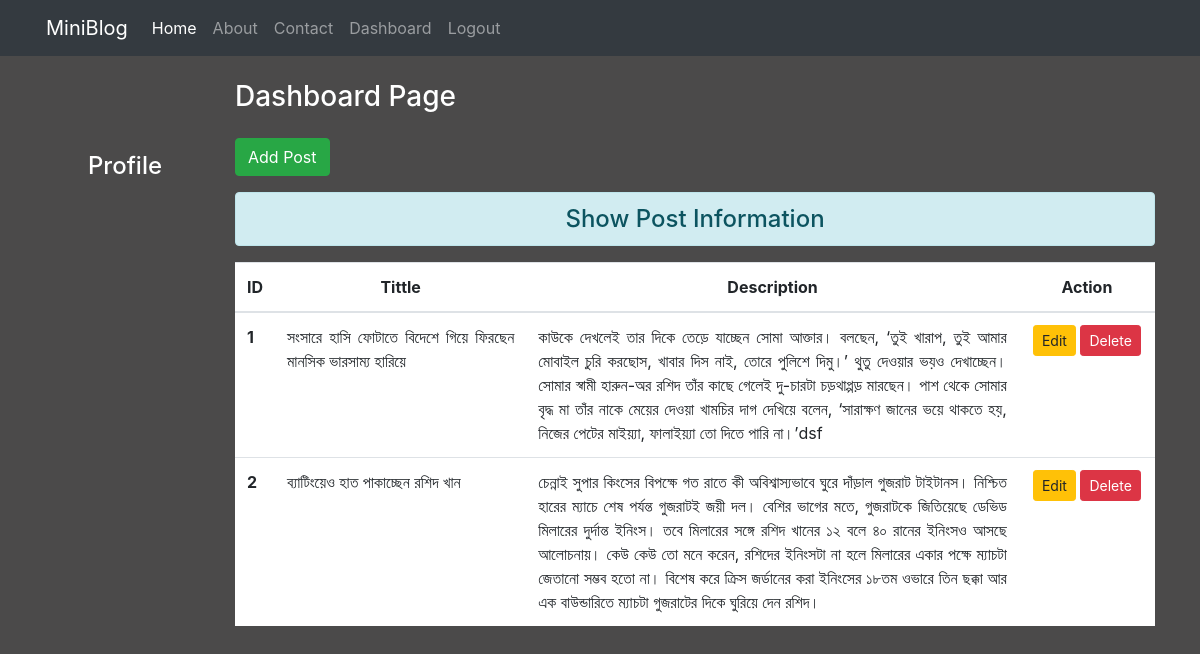
The page /dashboard/ (signed in) on the database its author committed.
### blog/models.py (models this page shows)
class Post(models.Model):
    uname = models.CharField(max_length=130, default='admin')
    title = models.CharField(max_length=150)
    desc = models.TextField()

### blog/views.py (the view)
# urls.py: path('dashboard/', views.dashboard, name= "dashboard"),
def dashboard(request):
    if request.user.is_authenticated:
        user = request.user
        if user.is_superuser == True:
            posts = Post.objects.all()
        else:
            posts= Post.objects.filter(uname= user)
        full_name = user.get_full_name()
        gps = user.groups.all()
        return render(request, 'blog/dashboard.html',{'posts': posts, 'full_name': full_name, 'groups': gps})
    else:
        return HttpResponseRedirect('/login/')

### blog/templates/blog/dashboard.html (shortened to what this page needs)
{% extends 'blog/base.html' %}
{% load static %}
{% block side %}
    <div class="col-sm-2 text-white my-5 text-center">
        <h4 class="my-5">Profile</h4>
    </div>
{% endblock side %}
{% block content %}
    <div class="col-sm-10">
        <h3 class="text-white my-4">Dashboard Page</h3>
        <a href="{% url 'addpost' %}" class="btn btn-success">Add Post</a>
        <h4 class="text-center alert alert-info mt-3">Show Post Information</h4>
        {% if posts %}
            <table class="table table-hover bg-white">
                <thead>
                    <tr class="text-center">
                        <th scope="col" style="width: 2%;">ID</th>
                        <th scope="col" style="width: 28%;">Tittle</th>
                        <th scope="col" style="width: 55%;">Description</th>
                        <th scope="col" style="width: 15%;">Action</th>
                    </tr>
                </thead>
                <tbody>
                    {% for post in posts %}
                        <tr>
                            <th scope="row">{{forloop.counter}}</th>
                            <td class="text-justify">{{post.title}}</td>
                            <td class="text-justify">{{post.desc}}</td>
                            <td class="text-center">
                                <a href="{% url 'updatepost' post.id %}" class="btn btn-warning btn-sm">Edit</a>
                                {% if perms.blog.delete_post %}
                                    <form action="{% url 'deletepost' post.id %}" method="POST" class="d-inline">
                                        <input type="submit" value="Delete" class="btn btn-danger btn-sm">
                                    </form>
                                {% endif %}
                            </td>
                        </tr>
                    {% endfor %}
                </tbody>
            </table>
        {% else %}
        <h4 class="text-center alert alert-warning">No Records</h4>
        {% endif %}
    </div>
{% endblock content %}

### blog/static/blog/css/style.css (style rules this page uses)
body { background-color: rgb(75,74,74); color: antiquewhite; }

### rows shown on the page
Post: title "সংসারে হাসি ফোটাতে বিদেশে গিয়ে ফিরছেন মানসিক ভারসাম্য হারিয়ে", desc "কাউকে দেখলেই তার দিকে তেড়ে যাচ্ছেন সোমা আক্তার। বলছেন, ‘তুই খারাপ, তুই আমার মোবাইল চুরি করছোস, খাবার দিস নাই, তোরে পুলিশে দিমু।’ থুতু দেওয়ার ভয়ও দেখাচ্ছেন। সোমার স্বামী হারুন-অর রশিদ তাঁর কাছে গেলেই দু-চারটা চড়থাপ্পড় মারছেন। পাশ থেকে সোমার বৃদ্ধ মা তাঁর নাকে মেয়ের দেওয়া খামচির দাগ দেখিয়ে বলেন, ‘সারাক্ষণ জানের ভয়ে থাকতে হয়, নিজের পেটের মাইয়্যা, ফালাইয়্যা তো দিতে পারি না।’dsf"
Post: title "ব্যাটিংয়েও হাত পাকাচ্ছেন রশিদ খান", desc "চেন্নাই সুপার কিংসের বিপক্ষে গত রাতে কী অবিশ্বাস্যভাবে ঘুরে দাঁড়াল গুজরাট টাইটানস। নিশ্চিত হারের ম্যাচে শেষ পর্যন্ত গুজরাটই জয়ী দল। বেশির ভাগের মতে, গুজরাটকে জিতিয়েছে ডেভিড মিলারের দুর্দান্ত ইনিংস। তবে মিলারের সঙ্গে রশিদ খানের ১২ বলে ৪০ রানের ইনিংসও আসছে আলোচনায়। কেউ কেউ তো মনে করেন, রশিদের ইনিংসটা না হলে মিলারের একার পক্ষে ম্যাচটা জেতানো সম্ভব হতো না। বিশেষ করে ক্রিস জর্ডানের করা ইনিংসের ১৮তম ওভারে তিন ছক্কা আর এক বাউন্ডারিতে ম্যাচটা গুজরাটের দিকে ঘুরিয়ে দেন রশিদ।"
